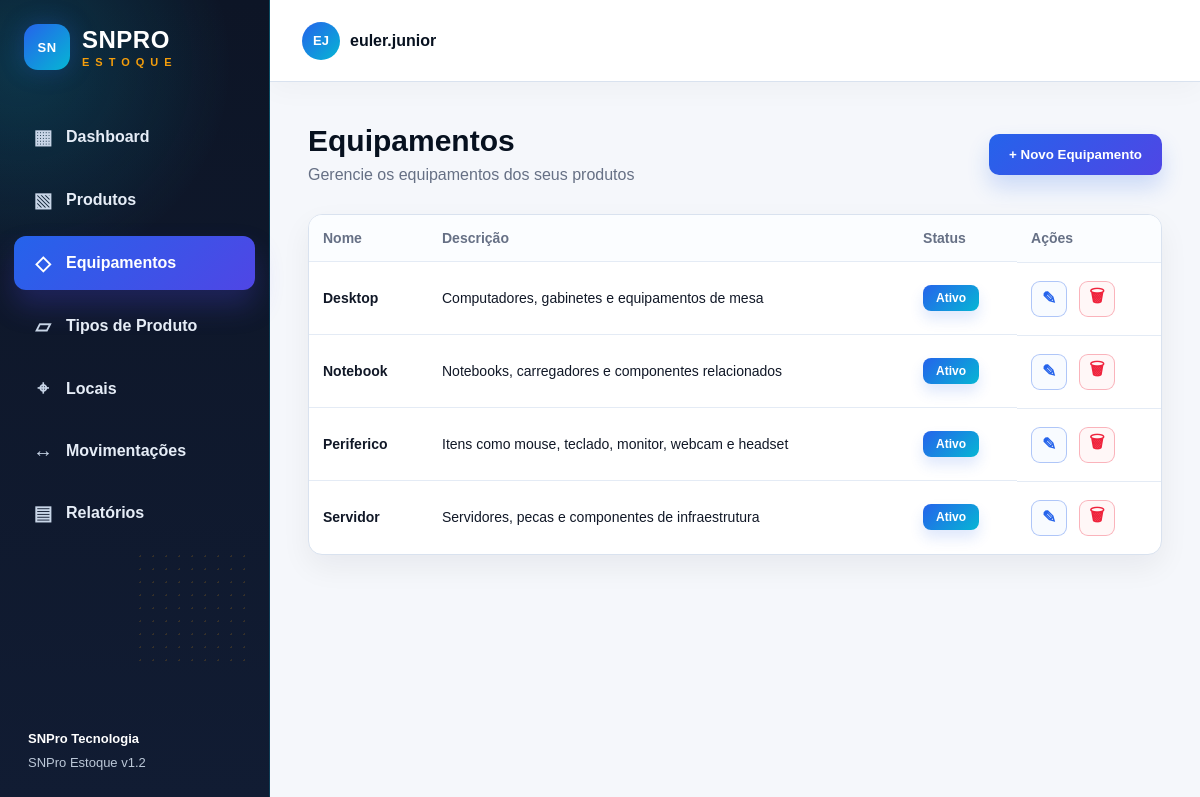
The page /equipamentos on the database its author committed.
### app/models.py (models this page shows)
class Equipamento(db.Model):
    __tablename__ = "equipamentos"
    id = db.Column(db.Integer, primary_key=True)
    nome = db.Column(db.String(80), unique=True, nullable=False)
    descricao = db.Column(db.Text, nullable=True)
    status = db.Column(db.String(30), nullable=False, default="Ativo")

### app/routes.py (the view)
@main.route("/equipamentos")
def equipamentos():
    _garantir_equipamentos_padrao()
    equipamentos_lista = Equipamento.query.order_by(Equipamento.nome.asc()).all()
    return render_template("equipamentos.html", active_page="equipamentos", equipamentos=equipamentos_lista)

### app/routes.py (called while the page is built)
def _garantir_equipamentos_padrao():
    if Equipamento.query.count() == 0:
        for nome, descricao in EQUIPAMENTOS_PADRAO:
            db.session.add(Equipamento(nome=nome, descricao=descricao, status="Ativo"))
        db.session.commit()

### app/templates/equipamentos.html (shortened to what this page needs)
{% extends "base.html" %}
{% block content %}
<section class="page-header">
    <div>
        <h1>Equipamentos</h1>
        <p>Gerencie os equipamentos dos seus produtos</p>
    </div>
    <button class="btn-primary" onclick="openCategoryCreateModal()">+ Novo Equipamento</button>
</section>
<div class="table-card categories-card">
    <table>
        <thead>
            <tr>
                <th>Nome</th>
                <th>Descrição</th>
                <th>Status</th>
                <th>Ações</th>
            </tr>
        </thead>
        <tbody>
            {% for equipamento in equipamentos %}
            <tr>
                <td><strong>{{ equipamento.nome }}</strong></td>
                <td>{{ equipamento.descricao or '-' }}</td>
                <td><span class="status-active">{{ equipamento.status }}</span></td>
                <td class="actions">
                    <button title="Editar" class="icon-btn edit" type="button" onclick="openCategoryEditModal(this)"
                        data-id="{{ equipamento.id }}"
                        data-nome="{{ equipamento.nome }}"
                        data-descricao="{{ equipamento.descricao or '' }}"
                        data-status="{{ equipamento.status }}">✎</button>
                    <form method="post" action="{{ url_for('main.excluir_equipamento', equipamento_id=equipamento.id) }}" data-confirm-kind="equipamento" data-confirm-article="este">
                        <button title="Excluir" class="icon-btn danger" type="submit">🗑</button>
                    </form>
                </td>
            </tr>
            {% else %}
            <tr>
                <td colspan="4" class="empty">Nenhum equipamento encontrado.</td>
            </tr>
            {% endfor %}
        </tbody>
    </table>
</div>
{% endblock %}

### app/static/css/style.css (style rules this page uses)
:root { --snpro-ink: #07111f; --snpro-sidebar: #0d1526; --snpro-sidebar-2: #111c33; --snpro-blue: #2563eb; --snpro-cyan: #06b6d4; --snpro-violet: #4f46e5; --snpro-accent: #f59e0b; --snpro-bg: #f5f7fb; --snpro-card: #ffffff; --snpro-text: #111827; --snpro-muted: #667085; --snpro-border: #d9e2ef; --danger: #ef233c; }
* { box-sizing: border-box; }
body { margin: 0; font-family: Arial, sans-serif; background: var(--snpro-bg); color: var(--snpro-text); }
.page-header { display: flex; justify-content: space-between; align-items: center; padding: 42px 38px 24px; }
h1 { margin: 0; font-size: 30px; color: var(--snpro-ink); }
p { margin: 8px 0 0; color: var(--snpro-muted); }
.btn-primary { border: 0; background: linear-gradient(135deg, var(--snpro-blue), var(--snpro-violet)); color: white; padding: 13px 20px; border-radius: 10px; font-weight: 900; cursor: pointer; box-shadow: 0 12px 22px rgba(37,99,235,.20); }
.table-card { margin: 0 38px 36px; background: white; border: 1px solid var(--snpro-border); border-radius: 14px; overflow: hidden; box-shadow: 0 12px 30px rgba(7,17,31,.06); }
.categories-card { margin-top: 6px; }
table { width: 100%; border-collapse: collapse; }
th { text-align: left; font-size: 14px; color: var(--snpro-muted); padding: 15px 14px; font-weight: 900; background: #fbfdff; }
td { padding: 18px 14px; border-top: 1px solid #e4ebf5; font-size: 14px; vertical-align: middle; }
.status-active { display: inline-block; padding: 6px 13px; border-radius: 8px; font-size: 12px; font-weight: 900; background: linear-gradient(135deg, var(--snpro-blue), var(--snpro-cyan)); color: white; box-shadow: 0 8px 14px rgba(37,99,235,.15); }
.actions { display: flex; gap: 12px; align-items: center; }
.actions form { margin: 0; }
.icon-btn { width: 36px; height: 36px; display: inline-flex; align-items: center; justify-content: center; border: 1px solid #cfe0f5; border-radius: 9px; background: #ffffff; cursor: pointer; font-size: 17px; font-weight: 900; transition: .15s ease; }
.icon-btn.edit { color: var(--snpro-blue); border-color: rgba(37,99,235,.35); background: #f8fbff; }
.icon-btn.danger { color: var(--danger); border-color: rgba(239,35,60,.32); background: #fff7f7; }
:root { --chart-1: #2563eb; --chart-2: #7c3aed; --chart-3: #0891b2; --chart-4: #16a34a; --chart-5: #f59e0b; --chart-6: #ef233c; --chart-7: #475569; --chart-8: #db2777; }

### rows shown on the page
Equipamento: nome "Desktop", descricao "Computadores, gabinetes e equipamentos de mesa", status "Ativo"
Equipamento: nome "Notebook", descricao "Notebooks, carregadores e componentes relacionados", status "Ativo"
Equipamento: nome "Periferico", descricao "Itens como mouse, teclado, monitor, webcam e headset", status "Ativo"
Equipamento: nome "Servidor", descricao "Servidores, pecas e componentes de infraestrutura", status "Ativo"
